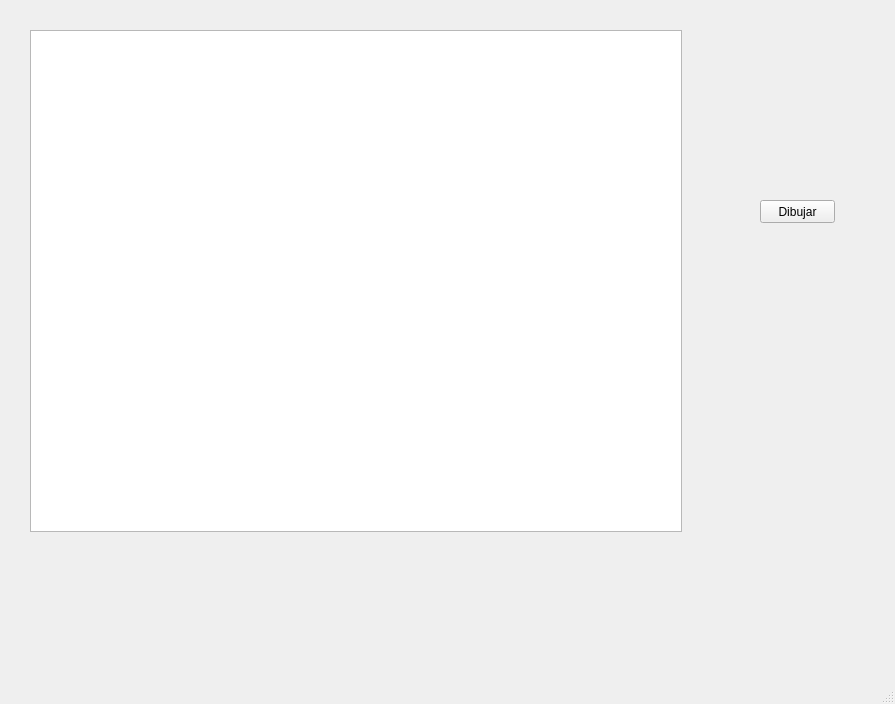
<?xml version="1.0" encoding="UTF-8"?>
<ui version="4.0">
 <class>MainWindow</class>
 <widget class="QMainWindow" name="MainWindow">
  <property name="geometry">
   <rect>
    <x>0</x>
    <y>0</y>
    <width>895</width>
    <height>704</height>
   </rect>
  </property>
  <property name="windowTitle">
   <string>MainWindow</string>
  </property>
  <widget class="QWidget" name="centralwidget">
   <widget class="QGraphicsView" name="graphicsView">
    <property name="geometry">
     <rect>
      <x>30</x>
      <y>30</y>
      <width>652</width>
      <height>502</height>
     </rect>
    </property>
    <property name="minimumSize">
     <size>
      <width>652</width>
      <height>502</height>
     </size>
    </property>
   </widget>
   <widget class="QPushButton" name="pushButton">
    <property name="geometry">
     <rect>
      <x>760</x>
      <y>200</y>
      <width>75</width>
      <height>23</height>
     </rect>
    </property>
    <property name="text">
     <string>Dibujar</string>
    </property>
   </widget>
  </widget>
  <widget class="QMenuBar" name="menubar">
   <property name="geometry">
    <rect>
     <x>0</x>
     <y>0</y>
     <width>895</width>
     <height>21</height>
    </rect>
   </property>
  </widget>
  <widget class="QStatusBar" name="statusbar"/>
 </widget>
 <resources/>
 <connections/>
</ui>
